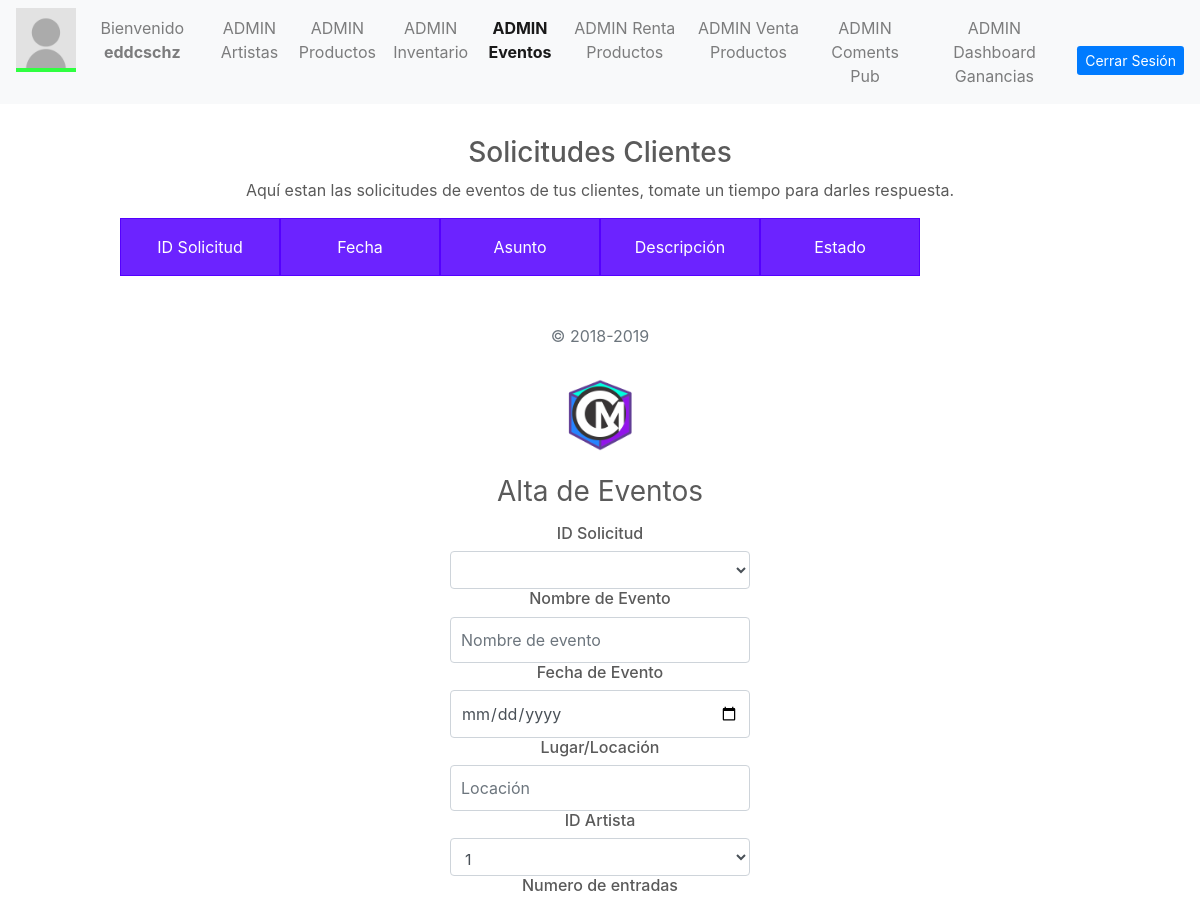
/UserAdmin/AdminEvents.php (signed in, upper part), run on an earlier commit of the app's database.
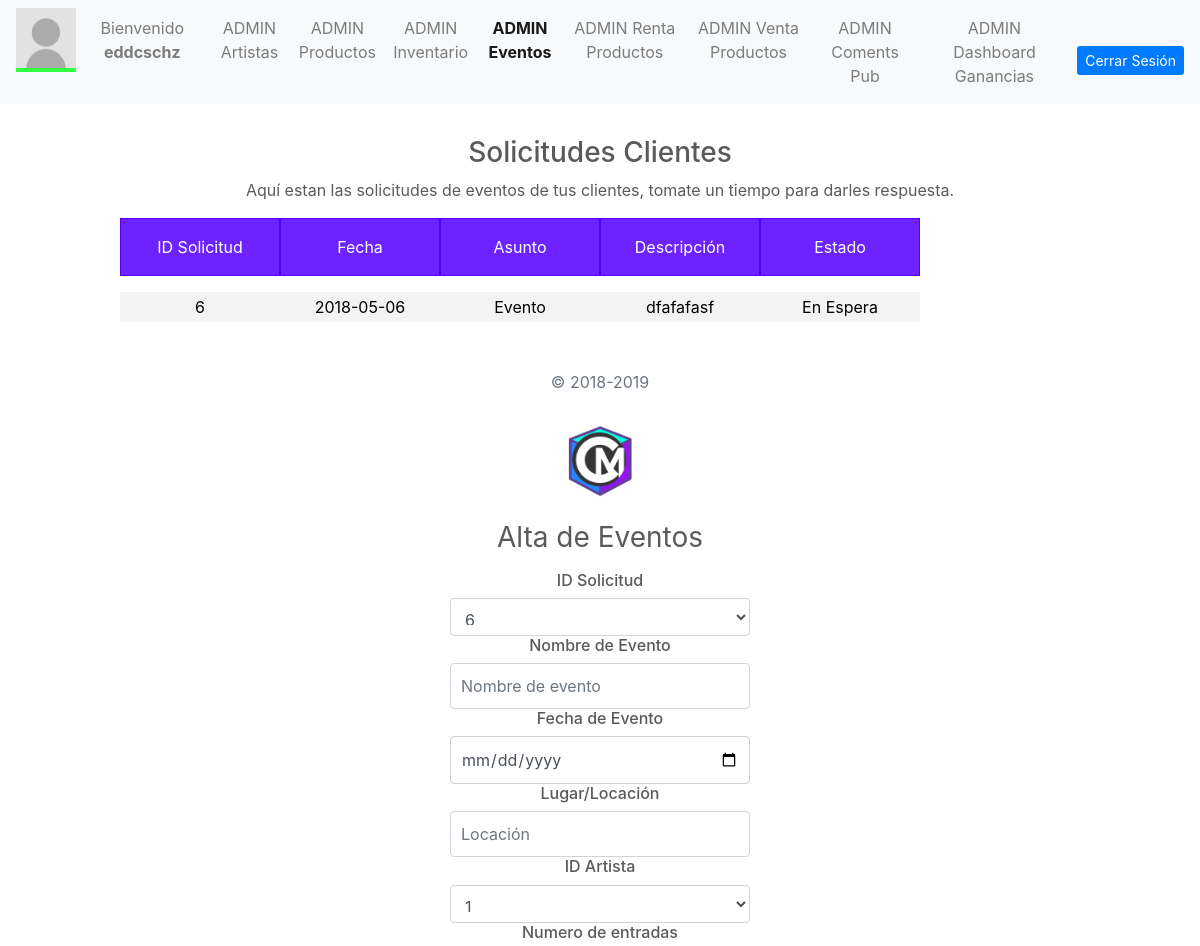
And on a later commit of the database.
### tables this page shows
CREATE TABLE `solicitud` (
  `idSolicitud` int(11) NOT NULL,
  `idUsuario` int(11) NOT NULL,
  `fecha` date NOT NULL,
  `asunto` varchar(50) NOT NULL,
  `descripcion` varchar(400) NOT NULL,
  `estado` varchar(50) NOT NULL
);

### PHP/DBConexion.php (called while the page is built, shortened)
<?php
class User
{
    private $db;
    public function __construct($host, $port, $dbname, $dbuser, $password) {
        $dsn = "mysql:host=$host; dbname=$dbname;";
        try{
            $this->db = new PDO($dsn, $dbuser, $password);
            $this->db->setAttribute(PDO::ATTR_ERRMODE,PDO::ERRMODE_EXCEPTION);
        }
        catch(PDOException $ex)
        {
            echo 'Error en conexión con la conecion a la BD' . $ex.getMessage();
            die();
        }
    }
    public function consultArtist(){
        try {
            $sql = "SELECT * FROM `artista`";
            $artists = $this->db->prepare($sql);
            $artists->execute();
            $table = $artists;
            return $table;
        }
        catch (PDOException $ex) {
            echo "Error al obtener la tabla de artistas." . $ex->getMessage();
        }
    }
    public function consultSolicEvent(){
        try {
            $option = "Evento";
            $state = "En Espera";
            $sql = "SELECT * FROM `solicitud` WHERE `asunto` = ? AND `estado` = ?";
            $solicitudE = $this->db->prepare($sql);
            $solicitudE->execute(array($option, $state));
            $table = $solicitudE;
            return $table;
        }
        catch (PDOException $ex) {
            echo "Error al obtener la tabla de solicitud de Eventos." . $ex->getMessage();
        }
    }
}

### PHP/ConsultSolicEvent.php (called while the page is built, shortened)
<?php
include 'DBconexion.php';
$consult = new User("localhost", "", "dbcirculomusical", "root", "");
$consultSE = $consult->consultSolicEvent();
$consultSE1 = $consult->consultSolicEvent();
$consultIDA = $consult->consultArtist();
?>

### UserAdmin/AdminEvents.php (the view, shortened to what the changed rows need)
<?php
    include '../PHP/ConsultSolicEvent.php';
?>
  <!doctype html>
  <html lang="en">
  <head>
    <link href="../bootstrap/dist/css/bootstrap.min.css" rel="stylesheet">
    <link href="adminStyle.css" rel="stylesheet">
    <link href="grid.css" rel="stylesheet">
  </head>
  <body class="text-center">
    <div class="table-consult">
      <?php
        while($s = $consultSE->fetch(PDO::FETCH_ASSOC))
        {
          echo '<div class="row"> <div class="col-md-2">'.$s['idSolicitud'].'</div> <div class="col-md-2">'.$s['fecha'].'</div> <div class="col-md-2">'.$s['asunto'].'</div> <div class="col-md-2">'.$s['descripcion'].'</div> <div class="col-md-2">'.$s['estado'].'</div> </div>';
        }
      ?>
    </div>
    <form class="form-signin" action="../PHP/InsertEvent.php" method="POST">
      <a href="../Cover/Cover.html">
        <img class="mb-4" src="../resources/iconCM.png" alt="" width="72" height="72">
      </a>
      <h1 class="h3 mb-3 font-weight-normal">Alta de Eventos</h1>
      <h6>ID Solicitud</h6>
      <select name="idSolic" class="form-control" required autofocus>
        <?php
        while($d = $consultSE1->fetch(PDO::FETCH_ASSOC))
        {
          echo'<option value='.$d['idSolicitud'].'>'.$d['idSolicitud'] .' </option>';
        }
      ?>
      </select>
      <h6>Nombre de Evento</h6>
      <input type="text" name="nombreEve" class="form-control" placeholder="Nombre de evento" required autofocus>
      <h6>Fecha de Evento</h6>
      <input type="date" class="form-control" name="fechaEve" value="" placeholder="Fecha Evento" required>
      <h6>Lugar/Locación</h6>
      <input type="text" name="locacionEve" class="form-control" placeholder="Locación" required autofocus>
      <h6>ID Artista</h6>
      <select name="idArt" class="form-control" required autofocus>
        <?php
        while($d = $consultIDA->fetch(PDO::FETCH_ASSOC))
        {
          echo'<option value='.$d['idArtista'].'>'.$d['idArtista'] .' </option>';
        }
      ?>
      </select>
      <h6>Numero de entradas</h6>
    </form>
  </body>
  </html>

What changed in the data, as far as the page shows it:
added solicitud: idSolicitud "6", fecha "2018-05-06", asunto "Evento", descripcion "dfafafasf", estado "En Espera"
Also different on the page:
form field idSolic: (not shown) → "6"
